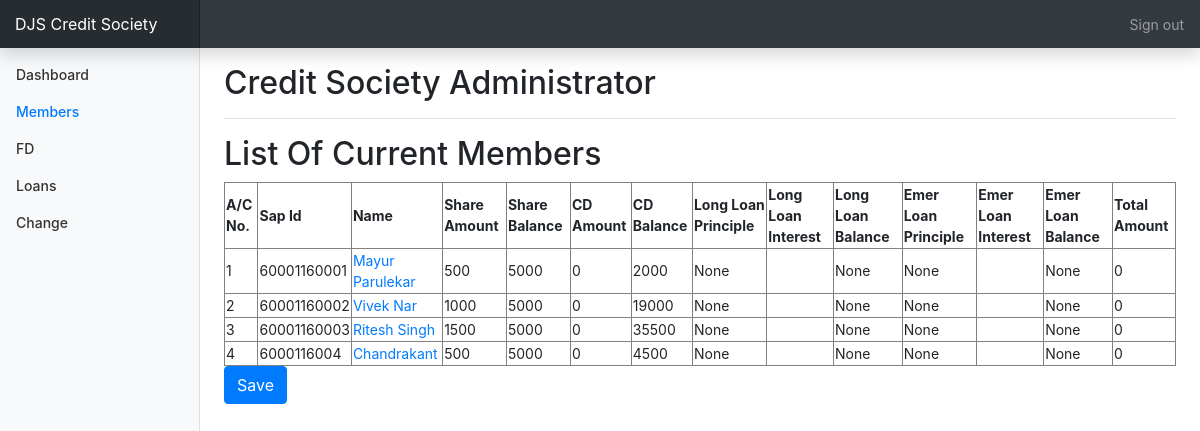
The page /csadmin/members (signed in) on the database as committed earlier.
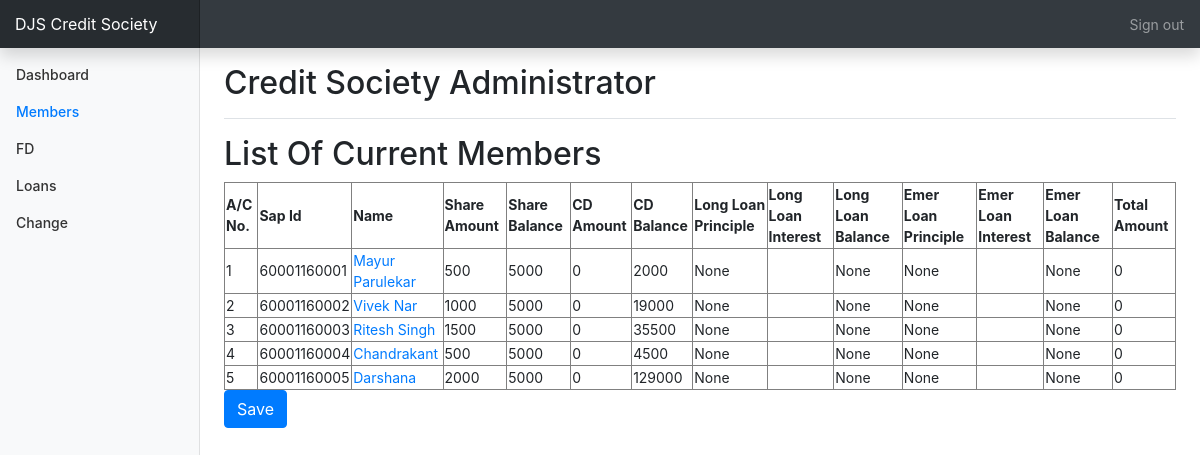
The same page on the database as committed later.
### status/models.py (models this page shows, shortened)
class Account(models.Model):
    accountnumber=models.IntegerField(null=False,unique=True)
    username=models.ForeignKey(User,on_delete=models.SET_NULL,null=True,unique=True)
    name=models.CharField(max_length=50,null=False)
    sapid=models.IntegerField(null=False,unique=True)
    dateofjoining=models.DateField(null=False)
    shareamount=models.IntegerField(default=0,null=False)
    sharebalance=models.IntegerField(default=0)
    cdamount=models.IntegerField(default=0)
    cdbalance=models.IntegerField(default=0)
    totalamount=models.IntegerField(default=0)
    sharesstartingnumber=models.IntegerField(null=True)
    sharesendingnumber=models.IntegerField(null=True)
    isloantaken=models.BooleanField(default=False)
    longloanamount=models.IntegerField(blank=True,null=True)
    longloanprinciple=models.IntegerField(blank=True,null=True)
    longloaninterestamount=models.IntegerField(blank=True,null=True)
    longloanbalance=models.IntegerField(blank=True,null=True)
    longloanemi=models.IntegerField(blank=True,null=True)
    emerloanamount=models.IntegerField(blank=True,null=True)
    emerloanprinciple=models.IntegerField(blank=True,null=True)
    emerloaninterestamount=models.IntegerField(blank=True,null=True)
    emerloanbalance=models.IntegerField(blank=True,null=True)
    emerloanemi=models.IntegerField(blank=True,null=True)
    fdcapital=models.IntegerField(default=True,null=True)
    fdmaturitydate=models.DateField(null=True)

### csadmin/views.py (the view)
# urls.py: path('members', views.members,name="members"),
@login_required
def members(request):
    Members=Account.objects.all()
    Interests=interests.objects.all
    sharebalance = 0
    cdbalance = 0
    for i in  Members.iterator():
        date = i.dateofjoining
        datetoday=datetime.date.today()
        days=relativedelta.relativedelta(datetoday,date)
        nod=days.months
        year = days.years
        final = nod + 12 * year
        print("shareamount")
        print(i.shareamount)
        totalInvestment = final * (i.shareamount)
        if totalInvestment >= 5000:
            cdbalance = totalInvestment - 5000
            i.sharebalance = 5000
            i.cdbalance=cdbalance
            i.save()
            i.save()
        print(sharebalance)
        print(cdbalance)
    context={
        'Members':Members,
        'Interests':Interests,
        'member':"active"
    }
    return render (request,'members.html',context=context)

### csadmin/templates/members.html (shortened to what this page needs)
{%extends 'base.html'%}
{%block content%}
<h1 class="h2">List Of Current Members</h1>
<div class="table-responsive">
  <table  border="1">
    <thead>
      <tr>
        <th>A/C No.</th>
        <th>Sap Id</th>
        <th>Name</th>
        <th>Share Amount</th>
        <th>Share Balance</th>
        <th>CD Amount</th>
        <th>CD Balance</th>
        <th>Long Loan Principle</th>
        <th>Long Loan Interest</th>
        <th>Long Loan Balance</th>
        <th>Emer Loan Principle</th>
        <th>Emer Loan Interest</th>
        <th>Emer Loan Balance</th>
        <th>Total Amount</th>
      </tr>
    </thead>
    <tbody>
{%for i in Members%}
  <tr>
    <td>{{i.accountnumber}}</td>
    <td>{{i.sapid}}</td>
    <td><a href="{% url 'csadmin:fd_update' pk=i.pk %}">{{i.name}}</a></td>
    <td>{{i.shareamount}}</td>
    <td>{{i.sharebalance}}</td>
    <td>{{i.cdamount}}</td>
    <td>{{i.cdbalance}}</td>
    <td>{{i.longloanprinciple}}</td>
    <td>{{i.longloaninterest}}</td>
    <td>{{i.longloanbalance}}</td>
    <td>{{i.emerloanprinciple}}</td>
    <td>{{i.emerloaninterest}}</td>
    <td>{{i.emerloanbalance}}</td>
    <td>{{i.totalamount}}</td>
  </tr>
{%endfor%}
</tbody>
</table>
<a href="{% url 'csadmin:GeneratePdf'%}" class="btn btn-primary" target="_blank ">Save</a>
</div>
{%endblock%}

Rows that differ between the two databases and show on the page:
changed Account "Chandrakant": sapid "6000116004" → "60001160004"
added Account: accountnumber "5", sapid "60001160005", name "Darshana", shareamount "2000", sharebalance "5000", cdamount "0", cdbalance "129000", longloanprinciple "None", longloanbalance "None", emerloanprinciple "None", emerloanbalance "None", totalamount "0"
